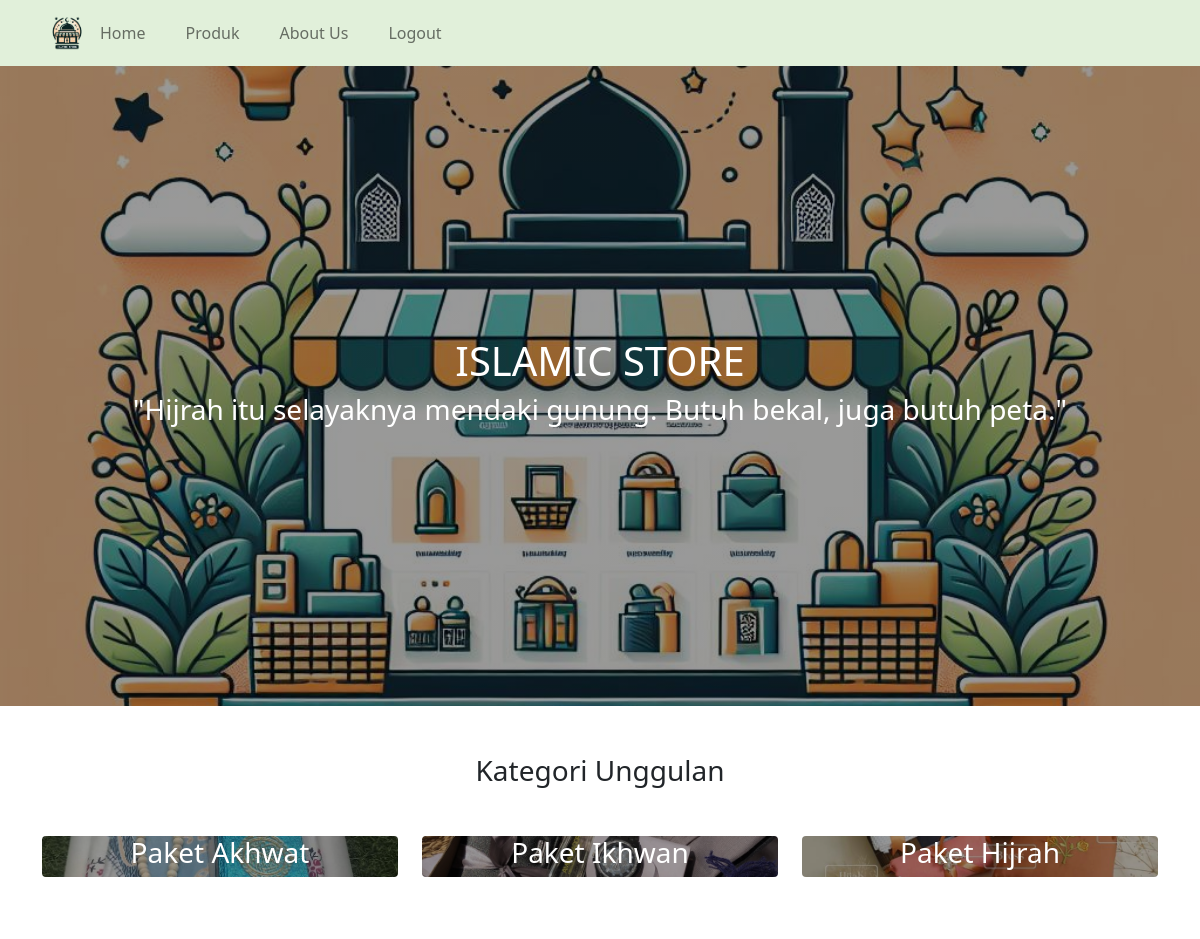
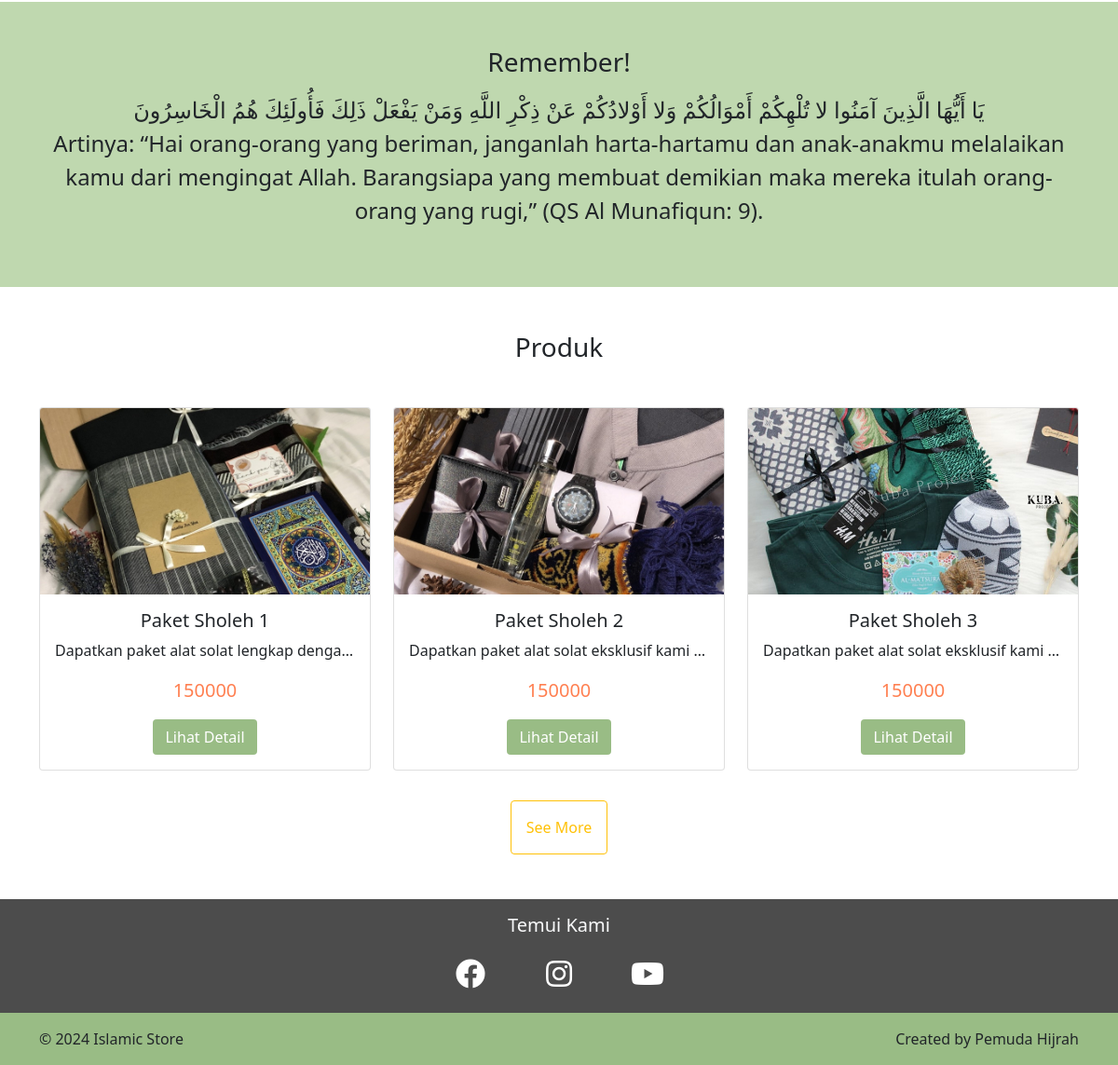
Page /user/index.php (signed in) on the committed database (2 pictures, top to bottom).
### tables this page shows
CREATE TABLE `tabel_produk` (
  `produk_id` int(11) NOT NULL,
  `kategori_id` int(11) NOT NULL,
  `nama_produk` varchar(255) NOT NULL,
  `harga_produk` double NOT NULL,
  `foto_produk` varchar(255) DEFAULT NULL,
  `detail_produk` text DEFAULT NULL,
  `ketersediaan_stok` enum('habis','tersedia') DEFAULT 'tersedia'
);

### user/index.php (the view, shortened to what this page needs)
<?php
    include '../koneksi.php';
    $queryProduk = mysqli_query($koneksi, "SELECT produk_id, nama_produk, harga_produk, foto_produk, detail_produk FROM tabel_produk LIMIT 3");
?>
<!DOCTYPE html>
<html lang="en">
<head>
    <link href="https://cdn.jsdelivr.net/npm/bootstrap@5.1.3/dist/css/bootstrap.min.css" rel="stylesheet">
    <link rel="stylesheet" href="https://cdnjs.cloudflare.com/ajax/libs/font-awesome/5.15.4/css/all.min.css">
    <link rel="stylesheet" href="../css/style.css">
</head>
<body>
    <?php include 'navbar2.php'; ?>
    <div class="container-fluid banner d-flex align-items-center">
        <div class="container text-center text-white">
            <h1>ISLAMIC STORE</h1>
            <h3>"Hijrah itu selayaknya mendaki gunung. Butuh bekal, juga butuh peta."</h3>
        </div>
    </div>
    <div class="container-fluid py-5">
        <div class="container text-center">
            <h3>Kategori Unggulan</h3>
            <div class="row mt-5">
                <div class="col-md-4 mb-3">
                    <div class="produk-unggul unggul1 d-flex justify-content-center align-items-center rounded">
                        <h3 class="text-white"><a class="no-decoration" href="produk.php?kategori=paket akhwat">Paket Akhwat</a></h3>
                    </div>
                </div>
                <div class="col-md-4 mb-3">
                    <div class="produk-unggul unggul2 d-flex justify-content-center align-items-center rounded">
                        <h3 class="text-white"><a class="no-decoration" href="produk.php?kategori=paket ikhwan">Paket Ikhwan</a></h3>
                    </div>
                </div>
                <div class="col-md-4 mb-3">
                    <div class="produk-unggul unggul3 d-flex justify-content-center align-items-center rounded">
                        <h3 class="text-white"><a class="no-decoration" href="produk.php?kategori=paket hijrah">Paket Hijrah</a></h3>
                    </div>
                </div>
            </div>
        </div>
    </div>
    <div class="container-fluid warna3 py-5">
        <div class="container text-center">
            <h3>Remember!</h3>
            <p class="fs-4 mt-3">يَا أَيُّهَا الَّذِينَ آمَنُوا لا تُلْهِكُمْ أَمْوَالُكُمْ وَلا أَوْلادُكُمْ عَنْ ذِكْرِ اللَّهِ وَمَنْ يَفْعَلْ ذَلِكَ فَأُولَئِكَ هُمُ الْخَاسِرُونَ<br>
            Artinya: “Hai orang-orang yang beriman, janganlah harta-hartamu dan anak-anakmu melalaikan kamu dari mengingat Allah. Barangsiapa yang membuat demikian maka mereka itulah orang-orang yang rugi,” (QS Al Munafiqun: 9).</p>
        </div>
    </div>
    <div class="container-fluid py-5">
        <div class="container text-center">
            <h3>Produk</h3>
            <div class="row mt-5">
                <?php while ($data = mysqli_fetch_array($queryProduk)) { ?>
                    <div class="col-sm-6 col-md-4 mb-3">
                        <div class="card rounded">
                            <div class="image-box">
                                <img src="../image/<?php echo $data['foto_produk']; ?>" class="card-img-top" alt="...">
                            </div>
                            <div class="card-body">
                                <h5 class="card-title"><?php echo $data['nama_produk']; ?></h5>
                                <p class="card-text text-truncate"><?php echo $data['detail_produk']; ?></p>
                                <p class="card-text text-harga"><?php echo $data['harga_produk']; ?></p>
                                <a href="produk_detail.php?nama=<?php echo $data ['nama_produk']; ?>" class="btn text-white warna4">Lihat Detail</a>
                            </div>
                        </div>
                    </div>
                <?php } ?>
            </div>
            <a class="btn btn-outline-warning mt-3 p-3" href="produk.php">See More</a>
        </div>
    </div>
    <?php include 'footer.php'; ?>
</body>
</html>

### css/style.css (style rules this page uses)
.warna3 { background-color: #BFD8AF; }
.warna4 { background-color: #99BC85; }
.banner { height: 80vh; background: linear-gradient(rgba(0, 0, 0, 0.4), rgba(0, 0, 0, 0.4)), url(../image/banner-islami.jpg); background-position: center; background-size: cover; }
.unggul1 { background: linear-gradient(rgba(0,0,0,0.4), rgba(0,0,0,0.4)), url(../image/cewe2.jpg); background-size: cover; background-position: center; }
.unggul2 { background: linear-gradient(rgba(0,0,0,0.4), rgba(0,0,0,0.4)), url(../image/laki2.jpg); background-size: cover; background-position: center; }
.unggul3 { background: linear-gradient(rgba(0,0,0,0.4), rgba(0,0,0,0.4)), url(../image/hijrah2.jpg); background-size: cover; background-position: center; }
.no-decoration { text-decoration: none !important; color: #ffffff; }
.text-harga { font-size: 20px; color: coral; }
.image-box { height: 200px !important; }
.image-box img { height: 100%; width: 100%; object-fit: cover; object-position: center; }

### rows in the picture
tabel_produk: foto_produk (picture), nama_produk "Paket Sholeh 1", detail_produk "Dapatkan paket alat solat lengkap denga…", harga_produk "150000"
tabel_produk: foto_produk (picture), nama_produk "Paket Sholeh 2", detail_produk "Dapatkan paket alat solat eksklusif kami…", harga_produk "150000"
tabel_produk: foto_produk (picture), nama_produk "Paket Sholeh 3", detail_produk "Dapatkan paket alat solat eksklusif kami…", harga_produk "150000"
